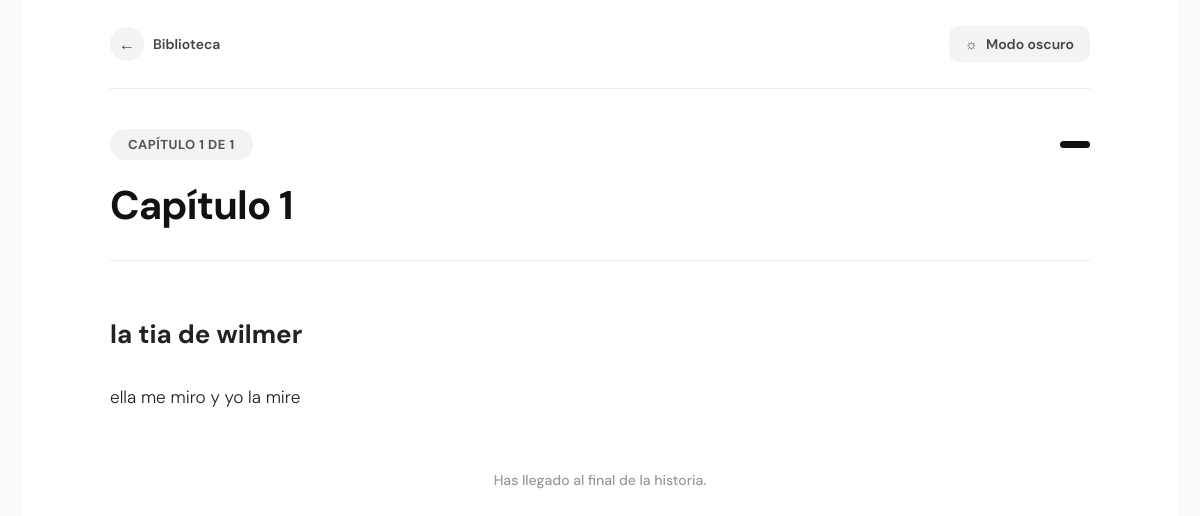
The page /libro/2/leer/?cap=1 on the database its author committed.
### blog/models.py (models this page shows, shortened)
class Capitulo(models.Model):
    id_capitulo = models.AutoField(primary_key=True)
    libro = models.ForeignKey(Libro, models.CASCADE, related_name='capitulos')
    numero = models.PositiveIntegerField()
    titulo = models.CharField(max_length=200)
    contenido = models.TextField()
    palabras = models.PositiveIntegerField(default=0, blank=True)
    fecha_creacion = models.DateTimeField(default=timezone.now, blank=True)
    class Meta:
        db_table = 'capitulo'
        ordering = ['numero']
        unique_together = ('libro', 'numero')

### blog/views.py (the view, shortened to what this page needs)
# urls.py: path('libro/<int:libro_id>/leer/', views.leer_capitulo, name='leer_capitulo'),
def leer_capitulo(request, libro_id):
    libro = get_object_or_404(Libro, id_libro=libro_id)
    try:
        numero_cap = int(request.GET.get('cap', 1))
    except (TypeError, ValueError):
        numero_cap = 1
    capitulo = get_object_or_404(Capitulo, libro=libro, numero=numero_cap)
    total_capitulos = Capitulo.objects.filter(libro=libro).count()
    parrafos = [p.strip() for p in capitulo.contenido.split('\n\n') if p.strip()]
    contexto = {
        'libro': libro,
        'capitulo': {
            'indice': capitulo.numero,
            'total': total_capitulos,
            'rango_total': range(1, total_capitulos + 1),
            'parrafos': parrafos,
            'data': {
                'title': capitulo.titulo,
            }
        },
    }
    if request.headers.get('X-Requested-With') == 'fetch' or request.GET.get('fragment') == '1':
        return render(request, 'blog/lector_fragmento.html', contexto)
    return render(request, 'blog/lector2.html', contexto)

### blog/templates/blog/lector2.html (shortened to what this page needs)
<!DOCTYPE html>
<html lang="es">
<head>
</head>
<body>
<div class="reader-container">
    <div class="reader-topbar">
        <a class="back-link" href="{% url 'blog:perfil_libro' libro.id_libro %}">
            <span class="icn">←</span>
            Biblioteca
        </a>
        <button class="theme-btn" id="themeToggle" aria-label="Cambiar a modo oscuro">
            <span id="themeIcon">☼</span>
            <span id="themeLabel">Modo oscuro</span>
        </button>
    </div>
    <div id="chaptersFeed">
        {% include 'blog/lector_fragmento.html' %}
    </div>
</div>
</body>
</html>

### blog/templates/blog/lector_fragmento.html
<article class="chapter-block" data-indice="{{ capitulo.indice }}" data-total="{{ capitulo.total }}">
    <div class="chapter-meta-row">
        <div class="chapter-pill">
            <span>CAPÍTULO {{ capitulo.indice }} DE {{ capitulo.total }}</span>
        </div>
        <div class="progress-segments">
            {% for i in capitulo.rango_total %}
                <span class="{% if i <= capitulo.indice %}filled{% endif %}"></span>
            {% endfor %}
        </div>
    </div>
    <div class="chapter-title">
        <h1>{{ capitulo.data.title }}</h1>
    </div>
    <div class="reader-content">
        {% for parrafo in capitulo.parrafos %}
            <p>{{parrafo|safe }}</p>
        {% endfor %}
    </div>
</article>

### blog/templates/blog/lector2.html (style rules this page uses)
body { margin:0; background:#fafafa; font-family:'DM Sans',Helvetica,Arial,sans-serif; transition:background .2s ease; }
.reader-container { max-width:980px; min-height:100vh; margin:auto; background:#ffffff; padding:0 88px 80px; transition:background .2s ease; }
.reader-topbar { display:flex; justify-content:space-between; align-items:center; padding:26px 0; border-bottom:1px solid #ececec; margin-bottom:40px; }
.back-link { display:inline-flex; align-items:center; gap:9px; color:#444; text-decoration:none; font-size:14px; font-weight:600; background:none; border:none; cursor:pointer; font-family:inherit; padding:0; }
.back-link .icn { display:inline-flex; align-items:center; justify-content:center; width:34px; height:34px; border-radius:50%; background:#f3f3f3; font-size:16px; flex-shrink:0; }
.theme-btn { display:inline-flex; align-items:center; gap:8px; background:#f3f3f3; border:none; border-radius:10px; color:#444; font-size:14px; font-weight:600; cursor:pointer; padding:9px 16px; font-family:inherit; }
.chapter-meta-row { display:flex; align-items:center; justify-content:space-between; flex-wrap:wrap; gap:14px; margin-bottom:8px; }
.chapter-pill { display:inline-flex; align-items:center; gap:8px; background:#f3f3f3; border-radius:100px; padding:7px 18px; }
.chapter-pill span { font-size:13px; font-weight:700; letter-spacing:.04em; color:#555; }
.progress-segments { display:flex; gap:6px; }
.progress-segments span { width:30px; height:7px; border-radius:4px; background:#e5e5e5; }
.progress-segments span.filled { background:#111; }
.chapter-title { margin-top:22px; margin-bottom:48px; padding-bottom:32px; border-bottom:1px solid #ececec; }
.chapter-title h1 { margin:0; font-size:2.5rem; font-weight:700; color:#111; font-family:'DM Sans',Helvetica,Arial,sans-serif; line-height:1.15; letter-spacing:-.02em; }
.reader-content { font-size:1.08rem; line-height:1.95; color:#222; font-family:'DM Sans',Helvetica,Arial,sans-serif; font-weight:300; transition:font-size .15s ease, color .2s ease; }
.reader-content p { margin:0 0 1.5rem 0; }
.chapter-block { margin-bottom:0; }

### rows shown on the page
Capitulo: data "Capítulo 1", parrafos "la tia de wilmer ella me miro y yo la mire"

### other values the page prints
{{ capitulo.indice }} "1"
{{ capitulo.total }} "1"
